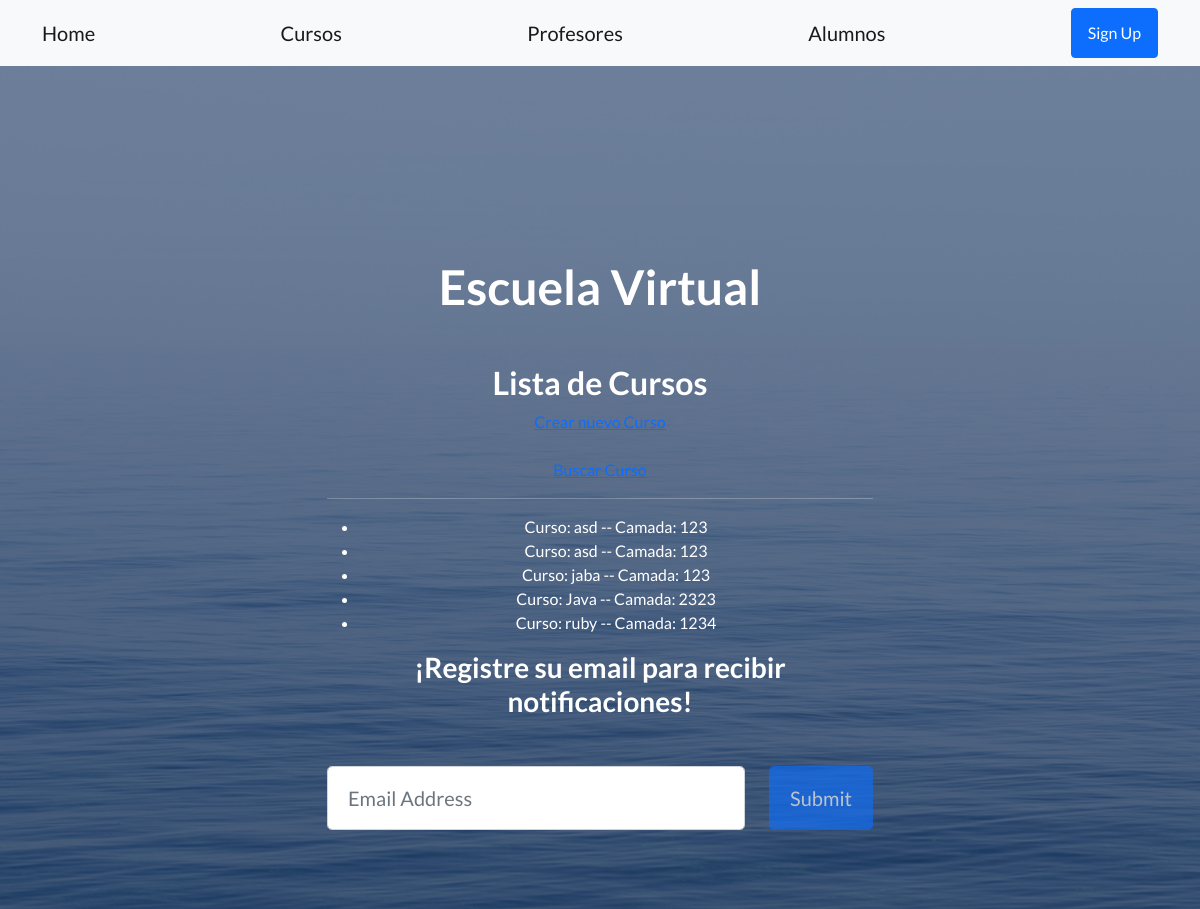
The app's page /cursos/ (upper part), older data.
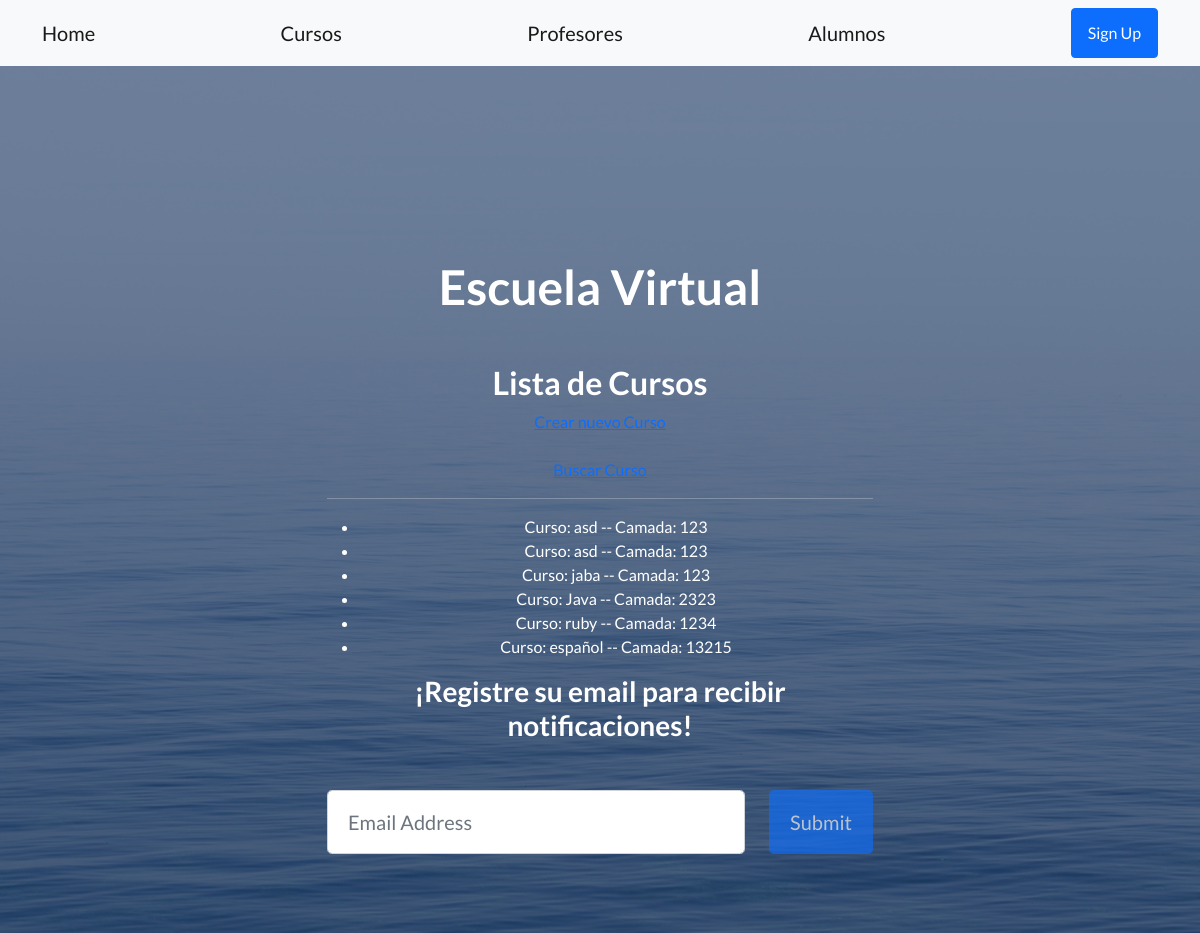
The same page, newer data.
### App1/models.py (models this page shows)
class Curso(models.Model):
    curso = models.CharField(max_length=20)
    camada = models.IntegerField()

### App1/views.py (the view)
# urls.py: path('cursos/', views.cursos, name ='Cursos'),
def cursos(request):
    cursos = Curso.objects.all()
    context_dict = {
        'cursos': cursos
    }
    return render(request, 'App1/cursos.html',context_dict)

### App1/templates/App1/cursos.html
{% extends "App1/index.html" %}
{% load static %}
{% block contenidoQueCambia %}
<h2>Lista de Cursos</h2>
<a class="card_custom" href="{% url 'Cursos_form' %}">Crear nuevo Curso</a>
<br></br>
<a class="card_custom" href="#!">Buscar Curso</a>
<hr></hr>
<ul>
    {% for c in cursos %}
        <li>
            Curso: {{c.curso}}
            -- Camada: {{c.camada}}
        </li>
    {% endfor %}
</ul>
{% endblock %}

### App1/templates/App1/index.html (shortened to what this page needs)
<!DOCTYPE html>
<html lang="en">
    <head>
        {% load static %}
        <link href="https://cdn.jsdelivr.net/npm/bootstrap-icons@1.5.0/font/bootstrap-icons.css" rel="stylesheet" type="text/css" />
        <link href="{% static 'App1/css/styles.css' %}" rel="stylesheet" />
    </head>
    <body>
        <nav class="navbar navbar-light bg-light static-top">
            <div class="container">
                <a class="navbar-brand" href="{% url 'Home' %}">Home</a>
                <a class="navbar-brand" href="{% url 'Cursos' %}">Cursos</a>
                <a class="navbar-brand" href="{% url 'Profesores' %}">Profesores</a>
                <a class="navbar-brand" href="{% url 'Alumnos' %}">Alumnos</a>
                <a class="btn btn-primary" href="#signup">Sign Up</a>
            </div>
        </nav>
        <header class="masthead">
            <div class="container position-relative">
                <div class="row justify-content-center">
                    <div class="col-xl-6">
                        <div class="text-center text-white">
                            <h1 class="mb-5">Escuela Virtual </h1>
                            {% block contenidoQueCambia %}
                            {% endblock %}
                            <h3 class="mb-5">¡Registre su email para recibir notificaciones!</h3>
                            <form class="form-subscribe" id="contactForm" data-sb-form-api-token="API_TOKEN">
                                <div class="row">
                                    <div class="col">
                                        <input class="form-control form-control-lg" id="emailAddress" type="email" placeholder="Email Address" data-sb-validations="required,email" />
                                    </div>
                                    <div class="col-auto"><button class="btn btn-primary btn-lg disabled" id="submitButton" type="submit">Submit</button></div>
                                </div>
                            </form>
                        </div>
                    </div>
                </div>
            </div>
        </header>
    </body>
</html>

Row changes from the older to the newer data that the page shows:
added Curso: curso "español", camada "13215"
